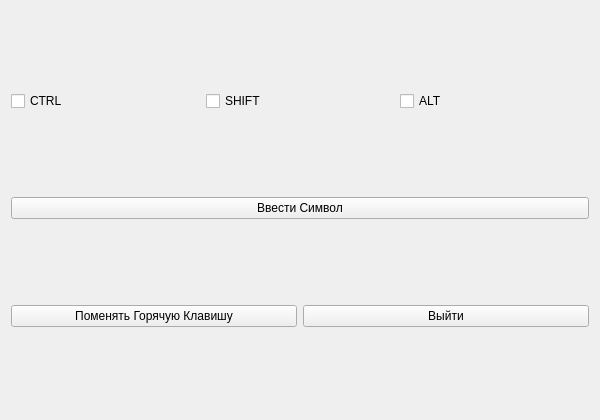
<?xml version="1.0" encoding="UTF-8"?>
<ui version="4.0">
 <class>HotKeyWidget</class>
 <widget class="QWidget" name="HotKeyWidget">
  <property name="geometry">
   <rect>
    <x>0</x>
    <y>0</y>
    <width>600</width>
    <height>420</height>
   </rect>
  </property>
  <property name="windowTitle">
   <string>Form</string>
  </property>
  <layout class="QVBoxLayout" name="verticalLayout">
   <item>
    <layout class="QHBoxLayout" name="horizontalLayout">
     <item>
      <widget class="QCheckBox" name="checkCtrl">
       <property name="text">
        <string>CTRL</string>
       </property>
      </widget>
     </item>
     <item>
      <widget class="QCheckBox" name="checkShift">
       <property name="text">
        <string>SHIFT</string>
       </property>
      </widget>
     </item>
     <item>
      <widget class="QCheckBox" name="checkAlt">
       <property name="text">
        <string>ALT</string>
       </property>
      </widget>
     </item>
    </layout>
   </item>
   <item>
    <widget class="QPushButton" name="buttonGetHotKey">
     <property name="text">
      <string>Ввести Символ</string>
     </property>
    </widget>
   </item>
   <item>
    <layout class="QHBoxLayout" name="horizontalLayout_2">
     <item>
      <widget class="QPushButton" name="buttonChange">
       <property name="text">
        <string>Поменять Горячую Клавишу</string>
       </property>
      </widget>
     </item>
     <item>
      <widget class="QPushButton" name="buttonExit">
       <property name="text">
        <string>Выйти</string>
       </property>
      </widget>
     </item>
    </layout>
   </item>
  </layout>
 </widget>
 <resources/>
 <connections/>
</ui>
